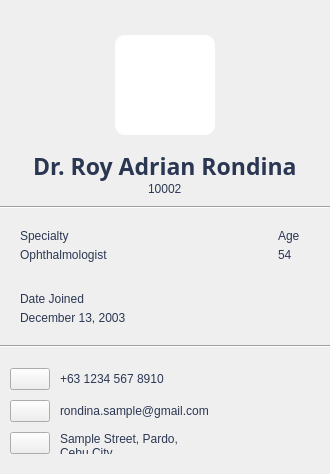
              <widget class="QWidget" name="DoctorDetails" native="true">
               <property name="sizePolicy">
                <sizepolicy hsizetype="Expanding" vsizetype="Expanding">
                 <horstretch>0</horstretch>
                 <verstretch>0</verstretch>
                </sizepolicy>
               </property>
               <property name="minimumSize">
                <size>
                 <width>330</width>
                 <height>0</height>
                </size>
               </property>
               <property name="maximumSize">
                <size>
                 <width>16777215</width>
                 <height>16777215</height>
                </size>
               </property>
               <property name="styleSheet">
                <string notr="true">QLabel {
	font: 10pt &quot;Lexend&quot;;
	color: #2B3752;
}
#DoctorDetails {
	background-color: #F4F7ED;
	border: 2px solid #2E6E65;
	border-radius: 15px;
}
Line {
	background-color: #2E6E65;
	height: 2px;
}
QGraphicsView {
    border-radius: 10px;
    background: white; 
}
#DocID, #DocSpecialty, #DocAge, #DocAbout, #DocContact, #DocEmail, #DocAddress {
	font: 500 13pt &quot;Lexend&quot;;
}
#DocName {
	font: 700 17pt &quot;Lexend&quot;;
}
#DocAvailability {
	font: 12pt &quot;Lexend&quot;;
	background-color: rgba(46, 110, 101, 0.3);
	padding: 5px 5px;
	border-radius: 10px;
	margin-top: 10px;
}
</string>
               </property>
               <layout class="QVBoxLayout" name="verticalLayout_6">
                <property name="spacing">
                 <number>10</number>
                </property>
                <property name="leftMargin">
                 <number>0</number>
                </property>
                <property name="topMargin">
                 <number>0</number>
                </property>
                <property name="rightMargin">
                 <number>0</number>
                </property>
                <property name="bottomMargin">
                 <number>0</number>
                </property>
                <item>
                 <widget class="QWidget" name="Basics" native="true">
                  <layout class="QVBoxLayout" name="verticalLayout_7">
                   <property name="spacing">
                    <number>15</number>
                   </property>
                   <property name="leftMargin">
                    <number>20</number>
                   </property>
                   <property name="topMargin">
                    <number>35</number>
                   </property>
                   <property name="rightMargin">
                    <number>20</number>
                   </property>
                   <property name="bottomMargin">
                    <number>0</number>
                   </property>
                   <item alignment="Qt::AlignHCenter">
                    <widget class="QGraphicsView" name="DocProfile">
                     <property name="enabled">
                      <bool>true</bool>
                     </property>
                     <property name="sizePolicy">
                      <sizepolicy hsizetype="Fixed" vsizetype="Fixed">
                       <horstretch>0</horstretch>
                       <verstretch>0</verstretch>
                      </sizepolicy>
                     </property>
                     <property name="minimumSize">
                      <size>
                       <width>100</width>
                       <height>100</height>
                      </size>
                     </property>
                     <property name="maximumSize">
                      <size>
                       <width>100</width>
                       <height>100</height>
                      </size>
                     </property>
                    </widget>
                   </item>
                   <item>
                    <widget class="QWidget" name="widget_14" native="true">
                     <layout class="QVBoxLayout" name="verticalLayout_13">
                      <property name="spacing">
                       <number>0</number>
                      </property>
                      <property name="leftMargin">
                       <number>0</number>
                      </property>
                      <property name="topMargin">
                       <number>0</number>
                      </property>
                      <property name="rightMargin">
                       <number>0</number>
                      </property>
                      <property name="bottomMargin">
                       <number>0</number>
                      </property>
                      <item alignment="Qt::AlignHCenter">
                       <widget class="QLabel" name="DocName">
                        <property name="font">
                         <font>
                          <family>Lexend</family>
                          <pointsize>17</pointsize>
                          <italic>false</italic>
                          <bold>true</bold>
                         </font>
                        </property>
                        <property name="text">
                         <string>Dr. Roy Adrian Rondina</string>
                        </property>
                        <property name="alignment">
                         <set>Qt::AlignLeading</set>
                        </property>
                       </widget>
                      </item>
                      <item alignment="Qt::AlignHCenter">
                       <widget class="QLabel" name="DocID">
                        <property name="text">
                         <string>10002</string>
                        </property>
                        <property name="alignment">
                         <set>Qt::AlignLeading</set>
                        </property>
                       </widget>
                      </item>
                     </layout>
                    </widget>
                   </item>
                  </layout>
                 </widget>
                </item>
                <item>
                 <widget class="Line" name="line">
                  <property name="enabled">
                   <bool>true</bool>
                  </property>
                  <property name="minimumSize">
                   <size>
                    <width>0</width>
                    <height>0</height>
                   </size>
                  </property>
                  <property name="styleSheet">
                   <string notr="true">Line {
	background-color: #2E6E65;
	height: 2px;
}</string>
                  </property>
                  <property name="orientation">
                   <enum>Qt::Horizontal</enum>
                  </property>
                 </widget>
                </item>
                <item alignment="Qt::AlignTop">
                 <widget class="QWidget" name="GenInfo" native="true">
                  <property name="sizePolicy">
                   <sizepolicy hsizetype="Preferred" vsizetype="Preferred">
                    <horstretch>0</horstretch>
                    <verstretch>0</verstretch>
                   </sizepolicy>
                  </property>
                  <layout class="QVBoxLayout" name="verticalLayout_8">
                   <property name="spacing">
                    <number>30</number>
                   </property>
                   <property name="leftMargin">
                    <number>20</number>
                   </property>
                   <property name="topMargin">
                    <number>10</number>
                   </property>
                   <property name="rightMargin">
                    <number>20</number>
                   </property>
                   <property name="bottomMargin">
                    <number>10</number>
                   </property>
                   <item alignment="Qt::AlignTop">
                    <widget class="QWidget" name="widget_8" native="true">
                     <layout class="QHBoxLayout" name="horizontalLayout_5">
                      <property name="spacing">
                       <number>30</number>
                      </property>
                      <property name="leftMargin">
                       <number>0</number>
                      </property>
                      <property name="topMargin">
                       <number>0</number>
                      </property>
                      <property name="rightMargin">
                       <number>0</number>
                      </property>
                      <property name="bottomMargin">
                       <number>0</number>
                      </property>
                      <item>
                       <widget class="QWidget" name="widget_9" native="true">
                        <layout class="QVBoxLayout" name="verticalLayout_10">
                         <property name="spacing">
                          <number>5</number>
                         </property>
                         <property name="leftMargin">
                          <number>0</number>
                         </property>
                         <property name="topMargin">
                          <number>0</number>
                         </property>
                         <property name="rightMargin">
                          <number>0</number>
                         </property>
                         <property name="bottomMargin">
                          <number>0</number>
                         </property>
                         <item>
                          <widget class="QLabel" name="label">
                           <property name="text">
                            <string>Specialty</string>
                           </property>
                          </widget>
                         </item>
                         <item>
                          <widget class="QLabel" name="DocSpecialty">
                           <property name="sizePolicy">
                            <sizepolicy hsizetype="Expanding" vsizetype="Preferred">
                             <horstretch>0</horstretch>
                             <verstretch>0</verstretch>
                            </sizepolicy>
                           </property>
                           <property name="text">
                            <string>Ophthalmologist</string>
                           </property>
                           <property name="wordWrap">
                            <bool>true</bool>
                           </property>
                          </widget>
                         </item>
                        </layout>
                       </widget>
                      </item>
                      <item>
                       <widget class="QWidget" name="widget_10" native="true">
                        <layout class="QVBoxLayout" name="verticalLayout_9">
                         <property name="spacing">
                          <number>5</number>
                         </property>
                         <property name="leftMargin">
                          <number>0</number>
                         </property>
                         <property name="topMargin">
                          <number>0</number>
                         </property>
                         <property name="rightMargin">
                          <number>10</number>
                         </property>
                         <property name="bottomMargin">
                          <number>0</number>
                         </property>
                         <item>
                          <widget class="QLabel" name="label_3">
                           <property name="text">
                            <string>Age</string>
                           </property>
                          </widget>
                         </item>
                         <item>
                          <widget class="QLabel" name="DocAge">
                           <property name="text">
                            <string>54</string>
                           </property>
                          </widget>
                         </item>
                        </layout>
                       </widget>
                      </item>
                     </layout>
                    </widget>
                   </item>
                   <item alignment="Qt::AlignTop">
                    <widget class="QWidget" name="widget_2" native="true">
                     <layout class="QVBoxLayout" name="verticalLayout_11">
                      <property name="spacing">
                       <number>5</number>
                      </property>
                      <property name="leftMargin">
                       <number>0</number>
                      </property>
                      <property name="topMargin">
                       <number>0</number>
                      </property>
                      <property name="rightMargin">
                       <number>0</number>
                      </property>
                      <property name="bottomMargin">
                       <number>0</number>
                      </property>
                      <item alignment="Qt::AlignTop">
                       <widget class="QLabel" name="label_5">
                        <property name="text">
                         <string>Date Joined</string>
                        </property>
                       </widget>
                      </item>
                      <item>
                       <widget class="QLabel" name="DocAbout">
                        <property name="sizePolicy">
                         <sizepolicy hsizetype="Preferred" vsizetype="Preferred">
                          <horstretch>0</horstretch>
                          <verstretch>0</verstretch>
                         </sizepolicy>
                        </property>
                        <property name="text">
                         <string>December 13, 2003</string>
                        </property>
                       </widget>
                      </item>
                     </layout>
                    </widget>
                   </item>
                  </layout>
                 </widget>
                </item>
                <item>
                 <widget class="Line" name="line_2">
                  <property name="styleSheet">
                   <string notr="true">Line {
	background-color: #2E6E65;
	height: 2px;
}</string>
                  </property>
                  <property name="orientation">
                   <enum>Qt::Horizontal</enum>
                  </property>
                 </widget>
                </item>
                <item>
                 <widget class="QWidget" name="Contacts" native="true">
                  <property name="sizePolicy">
                   <sizepolicy hsizetype="Expanding" vsizetype="Preferred">
                    <horstretch>0</horstretch>
                    <verstretch>0</verstretch>
                   </sizepolicy>
                  </property>
                  <layout class="QVBoxLayout" name="verticalLayout_12">
                   <property name="spacing">
                    <number>10</number>
                   </property>
                   <property name="leftMargin">
                    <number>10</number>
                   </property>
                   <property name="topMargin">
                    <number>10</number>
                   </property>
                   <property name="rightMargin">
                    <number>10</number>
                   </property>
                   <property name="bottomMargin">
                    <number>20</number>
                   </property>
                   <item alignment="Qt::AlignTop">
                    <widget class="QWidget" name="widget_11" native="true">
                     <property name="sizePolicy">
                      <sizepolicy hsizetype="Expanding" vsizetype="Preferred">
                       <horstretch>0</horstretch>
                       <verstretch>0</verstretch>
                      </sizepolicy>
                     </property>
                     <layout class="QHBoxLayout" name="horizontalLayout_6">
                      <property name="spacing">
                       <number>10</number>
                      </property>
                      <property name="leftMargin">
                       <number>0</number>
                      </property>
                      <property name="topMargin">
                       <number>0</number>
                      </property>
                      <property name="rightMargin">
                       <number>0</number>
                      </property>
                      <property name="bottomMargin">
                       <number>0</number>
                      </property>
                      <item alignment="Qt::AlignLeft">
                       <widget class="QPushButton" name="pushButton">
                        <property name="text">
                         <string/>
                        </property>
                        <property name="icon">
                         <iconset resource="../Images/resources.qrc">
                          <normaloff>:/lucide/icons/phone.svg</normaloff>:/lucide/icons/phone.svg</iconset>
                        </property>
                        <property name="iconSize">
                         <size>
                          <width>30</width>
                          <height>30</height>
                         </size>
                        </property>
                       </widget>
                      </item>
                      <item alignment="Qt::AlignVCenter">
                       <widget class="QLabel" name="DocContact">
                        <property name="sizePolicy">
                         <sizepolicy hsizetype="Expanding" vsizetype="Preferred">
                          <horstretch>0</horstretch>
                          <verstretch>0</verstretch>
                         </sizepolicy>
                        </property>
                        <property name="text">
                         <string>+63 1234 567 8910</string>
                        </property>
                        <property name="alignment">
                         <set>Qt::AlignLeading</set>
                        </property>
                       </widget>
                      </item>
                     </layout>
                    </widget>
                   </item>
                   <item alignment="Qt::AlignLeft|Qt::AlignTop">
                    <widget class="QWidget" name="widget_12" native="true">
                     <property name="sizePolicy">
                      <sizepolicy hsizetype="Expanding" vsizetype="Preferred">
                       <horstretch>0</horstretch>
                       <verstretch>0</verstretch>
                      </sizepolicy>
                     </property>
                     <layout class="QHBoxLayout" name="horizontalLayout_7">
                      <property name="spacing">
                       <number>10</number>
                      </property>
                      <property name="leftMargin">
                       <number>0</number>
                      </property>
                      <property name="topMargin">
                       <number>0</number>
                      </property>
                      <property name="rightMargin">
                       <number>0</number>
                      </property>
                      <property name="bottomMargin">
                       <number>0</number>
                      </property>
                      <item alignment="Qt::AlignLeft">
                       <widget class="QPushButton" name="pushButton_2">
                        <property name="text">
                         <string/>
                        </property>
                        <property name="icon">
                         <iconset resource="../Images/resources.qrc">
                          <normaloff>:/lucide/icons/mail.svg</normaloff>:/lucide/icons/mail.svg</iconset>
                        </property>
                        <property name="iconSize">
                         <size>
                          <width>30</width>
                          <height>30</height>
                         </size>
                        </property>
                       </widget>
                      </item>
                      <item alignment="Qt::AlignVCenter">
                       <widget class="QLabel" name="DocEmail">
                        <property name="sizePolicy">
                         <sizepolicy hsizetype="Expanding" vsizetype="Preferred">
                          <horstretch>0</horstretch>
                          <verstretch>0</verstretch>
                         </sizepolicy>
                        </property>
                        <property name="text">
                         <string>rondina.sample@gmail.com</string>
                        </property>
                        <property name="alignment">
                         <set>Qt::AlignLeading</set>
                        </property>
                        <property name="wordWrap">
                         <bool>true</bool>
                        </property>
                       </widget>
                      </item>
                     </layout>
                    </widget>
                   </item>
                   <item alignment="Qt::AlignLeft|Qt::AlignTop">
                    <widget class="QWidget" name="widget_13" native="true">
                     <property name="sizePolicy">
                      <sizepolicy hsizetype="Expanding" vsizetype="Preferred">
                       <horstretch>0</horstretch>
                       <verstretch>0</verstretch>
                      </sizepolicy>
                     </property>
                     <layout class="QHBoxLayout" name="horizontalLayout_8">
                      <property name="spacing">
                       <number>10</number>
                      </property>
                      <property name="leftMargin">
                       <number>0</number>
                      </property>
                      <property name="topMargin">
                       <number>0</number>
                      </property>
                      <property name="rightMargin">
                       <number>0</number>
                      </property>
                      <property name="bottomMargin">
                       <number>0</number>
                      </property>
                      <item alignment="Qt::AlignLeft">
                       <widget class="QPushButton" name="pushButton_3">
                        <property name="text">
                         <string/>
                        </property>
                        <property name="icon">
                         <iconset resource="../Images/resources.qrc">
                          <normaloff>:/lucide/icons/house.svg</normaloff>:/lucide/icons/house.svg</iconset>
                        </property>
                        <property name="iconSize">
                         <size>
                          <width>30</width>
                          <height>30</height>
                         </size>
                        </property>
                       </widget>
                      </item>
                      <item alignment="Qt::AlignVCenter">
                       <widget class="QLabel" name="DocAddress">
                        <property name="sizePolicy">
                         <sizepolicy hsizetype="Expanding" vsizetype="Preferred">
                          <horstretch>0</horstretch>
                          <verstretch>0</verstretch>
                         </sizepolicy>
                        </property>
                        <property name="text">
                         <string>Sample Street, Pardo, Cebu City</string>
                        </property>
                        <property name="alignment">
                         <set>Qt::AlignLeading</set>
                        </property>
                        <property name="wordWrap">
                         <bool>true</bool>
                        </property>
                       </widget>
                      </item>
                     </layout>
                    </widget>
                   </item>
                  </layout>
                 </widget>
                </item>
               </layout>
              </widget>
